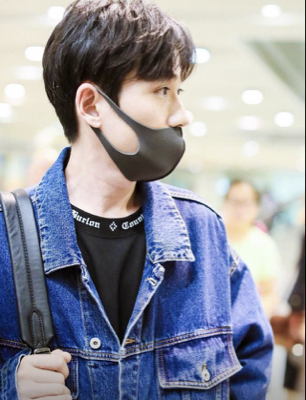
%> input picture src/task2/data/1.png, 306 x 400 px
$ octave --eval "result = face_mask_2(imread('data/1.png'));"   (GNU Octave 9; MATLAB toolbox functions it lacks are replaced by stand-ins)
%> lines starting %> are read from the running program, lines starting %| are printed output that depends on the picture; in (x1, y1, x2, y2) boxes, pixels count from 0 and x2, y2 are one past the last pixel; in counts of white or black regions, pixels touching at a corner belong together; the program's own positions count from 1
function [Out] = face_mask_2(img_rgb)

    RGB = imgaussfilt(img_rgb, 5);
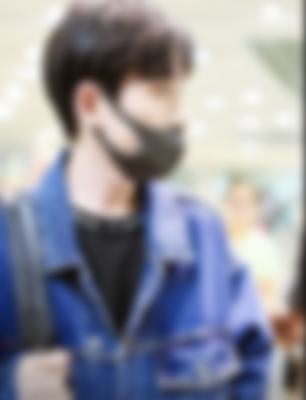
%> RGB: size 400x306x3 uint8; mean R, G, B 144.8, 146, 156.8
    RGB = imclose(img_rgb, strel('disk', 5));
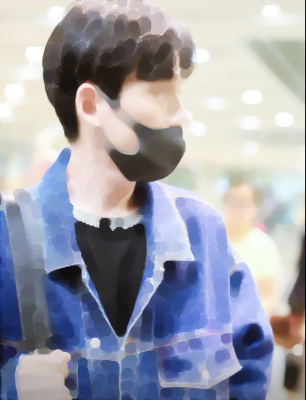
%> RGB: size 400x306x3 uint8; mean R, G, B 157.3, 158.9, 170.6
    Gray = rgb2gray(RGB);
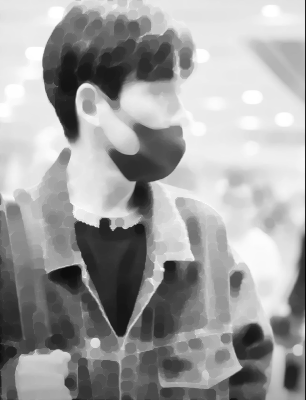
%> Gray: size 400x306 uint8; min 6, max 255, mean 159.8

    %Isolate R.
    R = RGB(:,:,1);
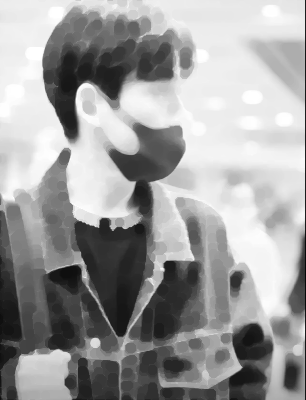
%> R: size 400x306 uint8; min 6, max 255, mean 157.3
    %Isolate G.
    G = RGB(:,:,2);
    %Isolate B.
    B = RGB(:,:,3);
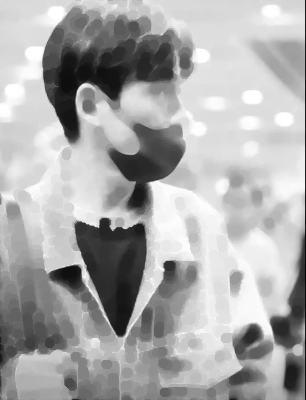
%> B: size 400x306 uint8; min 6, max 255, mean 170.6

    K = (mean(R(:)) + mean(G(:)) + mean(B(:))) / 3;
%> K = 162.3

    r = R * (K / mean(R(:))) ;
    g = G * (K / mean(G(:))) ;
    b = B * (K / mean(B(:))) ;

    RGBNormal = cat(3, r, g, b);

    I = RGBNormal;
    N = 7;

    I = RGBNormal;
    R2 = I(:,:,1);
    G2 = I(:,:,2);
    B2 = I(:,:,3);

    MaskRGB = (R2 > 95) & (G2 > 40) & (B2 > 20) & ((max(max(R2,G2), B2) - min(min(R2,G2), B2)) > 10) & (imabsdiff(R2, G2) > 10)  & (R2 > G2) & (R2 > B2);
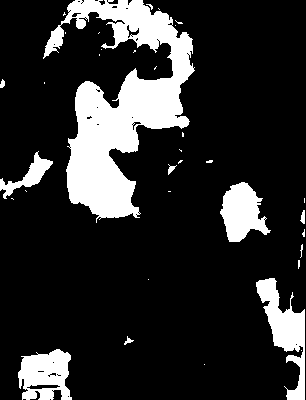
%> MaskRGB: size 400x306 logical; 17.4% white; 35 white regions (25 under 20 px), largest, box (x1, y1, x2, y2) and area: (43, 0, 195, 223) 14000, (256, 278, 305, 400) 2374, (18, 349, 72, 400) 1974
    MaskRGB2 = (R2 > 190) & (G2 > 190) & (B2 > 170) & (imabsdiff(R2,G2) <= 35);
%> MaskRGB2: size 400x306 logical; 43.4% white; 35 white regions (23 under 20 px), largest, box (x1, y1, x2, y2) and area: (0, 0, 305, 336) 51213, (19, 350, 70, 377) 819, (272, 345, 284, 384) 336

    Out = MaskRGB | MaskRGB2;
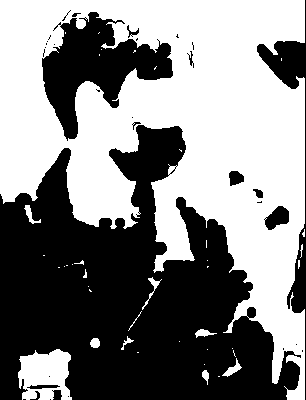
%> Out: size 400x306 logical; 51.6% white; 33 black regions (20 under 20 px), largest, box (x1, y1, x2, y2) and area: (0, 125, 301, 400) 48159, (42, 12, 173, 141) 7387, (257, 0, 306, 400) 2706
end

$ run again, on src/task2/data/10.png
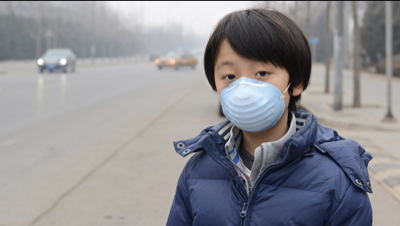
%> input picture src/task2/data/10.png, 400 x 226 px
%> in face_mask_2, `B = RGB(:,:,3);`:
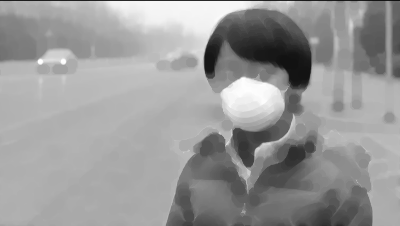
%> B: size 226x400 uint8; min 17, max 255, mean 153.1
%> K = 150.6
%> MaskRGB: size 226x400 logical; 4.8% white; 33 white regions (20 under 20 px), largest, box (x1, y1, x2, y2) and area: (206, 39, 308, 156) 3099, (155, 55, 198, 69) 279, (369, 171, 400, 206) 252
%> MaskRGB2: size 226x400 logical; 10.2% white; 29 white regions (16 under 20 px), largest, box (x1, y1, x2, y2) and area: (78, 1, 295, 86) 6146, (222, 77, 274, 109) 961, (337, 131, 400, 179) 880
%> in face_mask_2, `Out = MaskRGB | MaskRGB2;`:
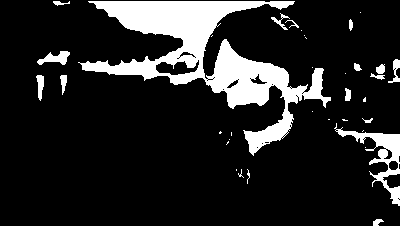
%> Out: size 226x400 logical; 14.8% white; 36 white regions (19 under 20 px), largest, box (x1, y1, x2, y2) and area: (78, 1, 331, 156) 10951, (334, 123, 400, 206) 1272, (37, 51, 70, 65) 246

$ run again, on src/task2/data/11.png
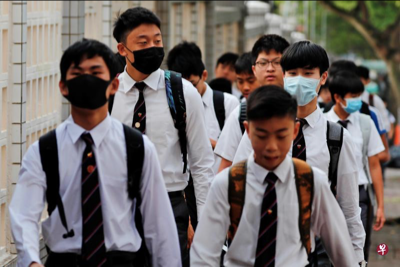
%> input picture src/task2/data/11.png, 400 x 267 px
%> in face_mask_2, `B = RGB(:,:,3);`:
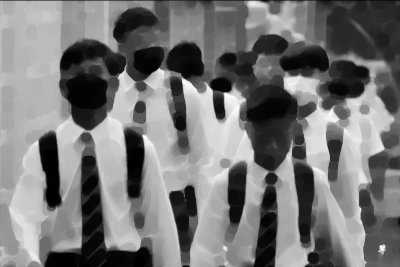
%> B: size 267x400 uint8; min 0, max 255, mean 118.7
%> K = 122.5
%> MaskRGB: size 267x400 logical; 10.9% white; 62 white regions (34 under 20 px), largest, box (x1, y1, x2, y2) and area: (186, 51, 356, 121) 2846, (238, 102, 318, 172) 1916, (364, 122, 400, 233) 1398
%> MaskRGB2: size 267x400 logical; 5.2% white; 57 white regions (32 under 20 px), largest, box (x1, y1, x2, y2) and area: (182, 79, 245, 174) 1575, (305, 105, 339, 156) 826, (28, 1, 51, 40) 434
%> in face_mask_2, `Out = MaskRGB | MaskRGB2;`:
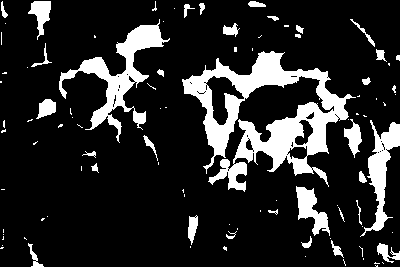
%> Out: size 267x400 logical; 16.1% white; 97 white regions (62 under 20 px), largest, box (x1, y1, x2, y2) and area: (182, 51, 356, 192) 8542, (59, 19, 170, 143) 3122, (360, 120, 400, 237) 1568

$ run again, on src/task2/data/12.png
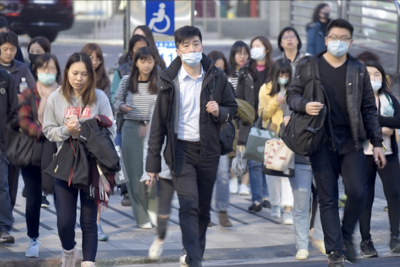
%> input picture src/task2/data/12.png, 400 x 267 px
%> K = 117.9
%> MaskRGB: size 267x400 logical; 10.9% white; 78 white regions (34 under 20 px), largest, box (x1, y1, x2, y2) and area: (60, 43, 105, 133) 2140, (126, 25, 159, 94) 1117, (18, 80, 56, 135) 1072
%> MaskRGB2: size 267x400 logical; 10% white; 85 white regions (45 under 20 px), largest, box (x1, y1, x2, y2) and area: (156, 40, 235, 139) 2017, (74, 0, 197, 35) 1888, (38, 72, 89, 140) 1338
%> in face_mask_2, `Out = MaskRGB | MaskRGB2;`:
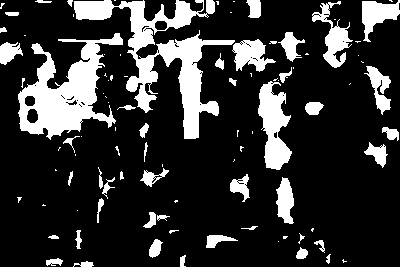
%> Out: size 267x400 logical; 19.5% white; 95 white regions (49 under 20 px), largest, box (x1, y1, x2, y2) and area: (74, 0, 235, 139) 6074, (18, 33, 123, 140) 4981, (258, 81, 292, 170) 1753
